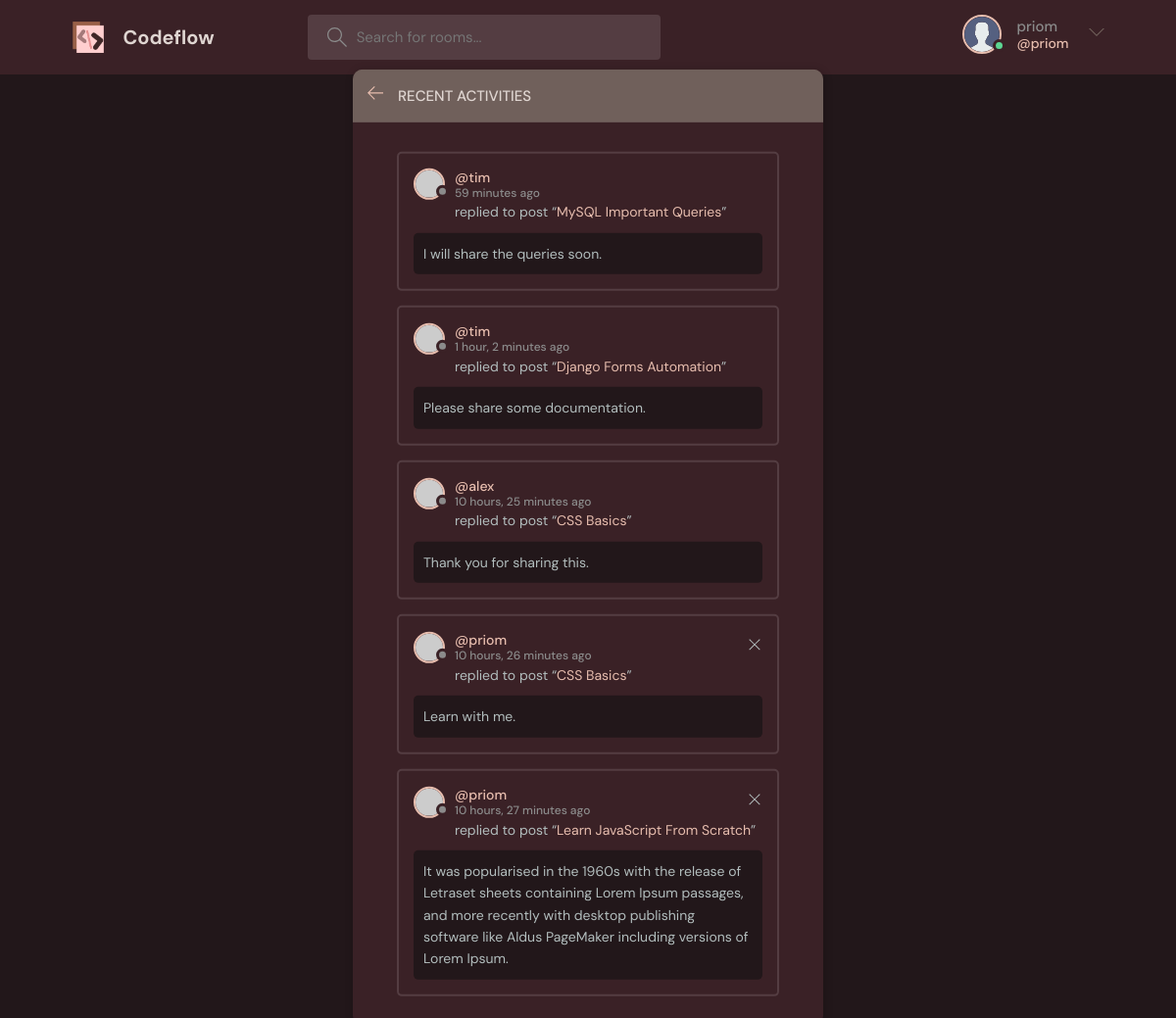
Screenshot of /activity/ (signed in) with the database file from the repository.
### base/models.py (models this page shows, shortened)
class Message(models.Model):
    user = models.ForeignKey(User, on_delete=models.CASCADE)
    room = models.ForeignKey(Room, on_delete=models.CASCADE)
    body = models.TextField()
    updated = models.DateTimeField(auto_now=True)
    created = models.DateTimeField(auto_now_add=True)
    class Meta:
        ordering = ['-updated', '-created']

class Room(models.Model):
    host = models.ForeignKey(User, on_delete=models.SET_NULL, null=True)
    topic = models.ForeignKey(Topic, on_delete=models.SET_NULL, null=True)
    name = models.CharField(max_length=200)
    description = models.TextField(null=True, blank=True)
    participants = models.ManyToManyField(
        User, related_name='participants', blank=True)
    updated = models.DateTimeField(auto_now=True)
    created = models.DateTimeField(auto_now_add=True)
    class Meta:
        ordering = ['-updated', '-created']
    def __str__(self):
        return self.name

### base/views.py (the view)
# urls.py: path('activity/', views.activityPage, name="activity"),
def activityPage(request):
    room_messages = Message.objects.all()[0:5]
    return render(request, 'base/activity.html', {'room_messages': room_messages})

### base/templates/base/activity.html (shortened to what this page needs)
{% extends 'main.html' %}
{% block content %}
<main class="layout">
  <div class="container">
    <div class="layout__box">
      <div class="layout__boxHeader">
        <div class="layout__boxTitle">
          <a href="{% url 'home' %}">
            <svg version="1.1" xmlns="http://www.w3.org/2000/svg" width="32" height="32" viewBox="0 0 32 32">
              <title>arrow-left</title>
              <path
                d="M13.723 2.286l-13.723 13.714 13.719 13.714 1.616-1.611-10.96-10.96h27.625v-2.286h-27.625l10.965-10.965-1.616-1.607z">
              </path>
            </svg>
          </a>
          <h3>Recent Activities</h3>
        </div>
      </div>
      <div class="activities-page layout__body">
        {% for message in room_messages %}
        <div class="activities__box">
          <div class="activities__boxHeader roomListRoom__header">
            <a href="{% url 'user-profile' message.user.id %}" class="roomListRoom__author">
              <div class="avatar avatar--small">
                <img src="https://randomuser.me/api/portraits/women/11.jpg" />
              </div>
              <p>
                @{{message.user}}
                <span>{{message.created|timesince}} ago</span>
              </p>
            </a>
            {% if request.user == message.user %}
            <div class="roomListRoom__actions">
              <a href="{% url 'delete-message' message.id %}">
                <svg version="1.1" xmlns="http://www.w3.org/2000/svg" width="32" height="32" viewBox="0 0 32 32">
                  <title>remove</title>
                  <path
                    d="M27.314 6.019l-1.333-1.333-9.98 9.981-9.981-9.981-1.333 1.333 9.981 9.981-9.981 9.98 1.333 1.333 9.981-9.98 9.98 9.98 1.333-1.333-9.98-9.98 9.98-9.981z">
                  </path>
                </svg>
              </a>
            </div>
            {% endif %}
          </div>
          <div class="activities__boxContent">
            <p>replied to post “<a href="{% url 'room' message.room.id %}">{{message.room}}</a>”</p>
            <div class="activities__boxRoomContent">
              {{message.body}}
            </div>
          </div>
        </div>
        {% endfor %}
      </div>
    </div>
  </div>
</main>
{% endblock %}

### templates/navbar.html (shortened to what this page needs)
{% load static %}
<header class="header header--loggedIn">
    <div class="container">
        <a href="{% url 'home' %}" class="header__logo">
            <img src="{% static 'images/logo.png' %}" />
            <h1>Codeflow</h1>
        </a>
        <form class="header__search" method="GET" action="{% url 'home' %}">
            <label>
                <input name="q" placeholder="Search for rooms..." />
            </label>
        </form>
        <nav class="header__menu">
            {% if request.user.is_authenticated %}
            <div class="header__user">
                <a href="{% url 'user-profile' user.id %}">
                    <div class="avatar avatar--medium active">
                        <img src="{% static 'images/avatar.svg' %}" />
                    </div>
                    <p>{{request.user.username}} <span>@{{request.user.username}}</span></p>
                </a>
                <button class="dropdown-button">
                    <svg version="1.1" xmlns="http://www.w3.org/2000/svg" width="32" height="32" viewBox="0 0 32 32">
                        <title>chevron-down</title>
                        <path d="M16 21l-13-13h-3l16 16 16-16h-3l-13 13z"></path>
                    </svg>
                </button>
            </div>
            {% else %}
            <a href="{% url 'login' %}">
                <img src="{% static 'images/avatar.svg' %}" />
                <p>Login</p>
            </a>
            {% endif %}
        </nav>
    </div>
</header>

### rows the page displays
Message: user "tim", created "59 minutes", room "MySQL Important Queries", body "I will share the queries soon."
Message: user "tim", created "1 hour, 2 minutes", room "Django Forms Automation", body "Please share some documentation."
Message: user "alex", created "10 hours, 25 minutes", room "CSS Basics", body "Thank you for sharing this."
Message: user "priom", created "10 hours, 26 minutes", room "CSS Basics", body "Learn with me."
Message: user "priom", created "10 hours, 27 minutes", room "Learn JavaScript From Scratch", body "It was popularised in the 1960s with the release of Letraset sheets containing Lorem Ipsum passages, and more recently with desktop publishing software like Aldus PageMaker including versions of Lorem Ipsum."

### other values shown
{{ request.user.username }} "priom"
